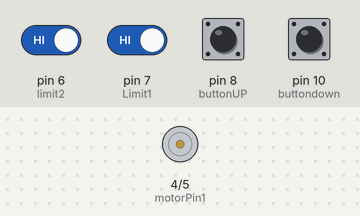
Bench run of a sketch on a simulated Arduino Uno, built with avr-gcc and run on an emulated ATmega328P. Shown: motor-driver pin pairs drawn as motors (green arrow = first pin HIGH = forward, orange = second pin HIGH = backward, longer = more drive). The test bench sets the inputs (shaded band); at power-on: pin 6 (limit2), pin 7 (Limit1), pin 8 (buttonUP), pin 10 (buttondown) HIGH.

Above: at 1.2 s.
1.3 s: pin 6 (limit2) driven LOW
At 2.4 s:
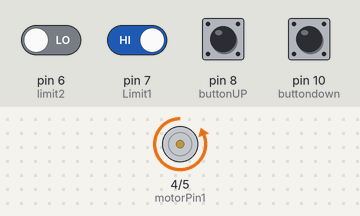
2.8 s: pin 6 (limit2) driven HIGH
At 3.5 s:
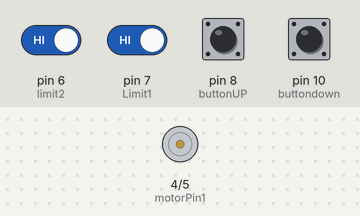
4.3 s: pin 7 (Limit1) driven LOW
At 4.7 s:
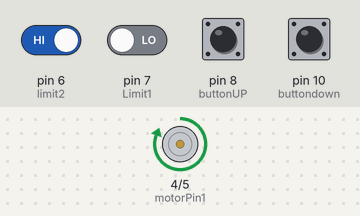
5.8 s: pin 7 (Limit1) driven HIGH
At 7.0 s:
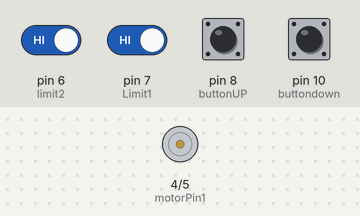
Timing chart, 0 to 8.3 s (numbered marks = the images above; inputs shaded):
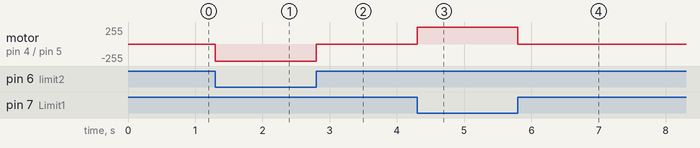

Measured:
- after the input at 1.3 s, motor on pin 4 (motorPin1) / pin 5 (motorPin2): stopped → backward 255/255 at once
- after the input at 2.8 s, motor on pin 4 (motorPin1) / pin 5 (motorPin2): backward 255/255 → stopped at once
- after the input at 4.3 s, motor on pin 4 (motorPin1) / pin 5 (motorPin2): stopped → forward 255/255 at once
- after the input at 5.8 s, motor on pin 4 (motorPin1) / pin 5 (motorPin2): forward 255/255 → stopped at once

The sketch:

valve_workingv6.ino
```cpp
// with serial command interfaceing and one touch open close
// sim com 7670module inter facing and changing inputs to gpio1 and 2
//changed button numbers
const int motorPin1 = 4;  // IN1 on the L293D
const int motorPin2 = 5;  // IN2 on the L293D
const int buttonUP = 8;  //  button for moving up
const int buttondown = 10;  //  button for moving down
const int Limit1 = 7;         //  upper limit switch
const int limit2 = 6;       // Lower limit switch

bool canMoveUp = true;
bool canMoveDown = true;

void setup() {
  pinMode(motorPin1, OUTPUT);
  pinMode(motorPin2, OUTPUT);
  pinMode(buttonUP, INPUT_PULLUP);
  pinMode(buttondown, INPUT_PULLUP);
  pinMode(Limit1, INPUT_PULLUP);
  pinMode(limit2, INPUT_PULLUP);
  Serial.begin(9600); // Start serial communication at 9600 baud rate

}

void loop() {
   if (Serial.available() > 0) {
        char command = Serial.read(); // Read the incoming byte

        switch (command) {
            case 'U': // Command to move up
                if (digitalRead(Limit1) == LOW) {
                    moveMotorUp();
                }
                break;
            case 'D': // Command to move down
                if (digitalRead(limit2) == LOW) {
                    moveMotorDown();
                }
                break;
            case 'S': // Command to stop
                stopMotor();
                break;
        }
    }
  // Check the limit switches and update the canMove flags
  canMoveUp = digitalRead(buttonUP) == HIGH;
  canMoveDown = digitalRead(buttondown) == HIGH;

  // Move the motor up if the up button is pressed and the upper limit switch isn't triggered
  if (digitalRead(Limit1) == LOW && canMoveUp) {
    moveMotorUp();
  }
  // Move the motor down if the down button is pressed and the lower limit switch isn't triggered
  else if (digitalRead(limit2) == LOW && canMoveDown) {
    moveMotorDown();
  }
  // If neither button is pressed or a limit switch is triggered, stop the motor
  else {
    stopMotor();
  }
}

/*void moveMotorUp() {
  digitalWrite(motorPin1, HIGH);
  digitalWrite(motorPin2, LOW);
  if (Limit1 == HIGH){
    stopMotor();
  }
}
*/
void moveMotorUp() {
  // Start moving the motor up
  digitalWrite(motorPin1, HIGH);
  digitalWrite(motorPin2, LOW);

  // Keep the motor running until Limit1 is reached
  while (digitalRead(Limit1) == LOW) {
      // Do nothing, just wait until Limit1 is triggered
  }

  // Once Limit1 is triggered, stop the motor
  stopMotor();
}

void moveMotorDown() {
  digitalWrite(motorPin1, LOW);
  digitalWrite(motorPin2, HIGH);
  while (digitalRead(limit2) == LOW) {
      // Do nothing, just wait until Limit1 is triggered
  }

  // Once Limit1 is triggered, stop the motor
  stopMotor();
  }


void stopMotor() {
  digitalWrite(motorPin1, LOW);
  digitalWrite(motorPin2, LOW);
}
```
